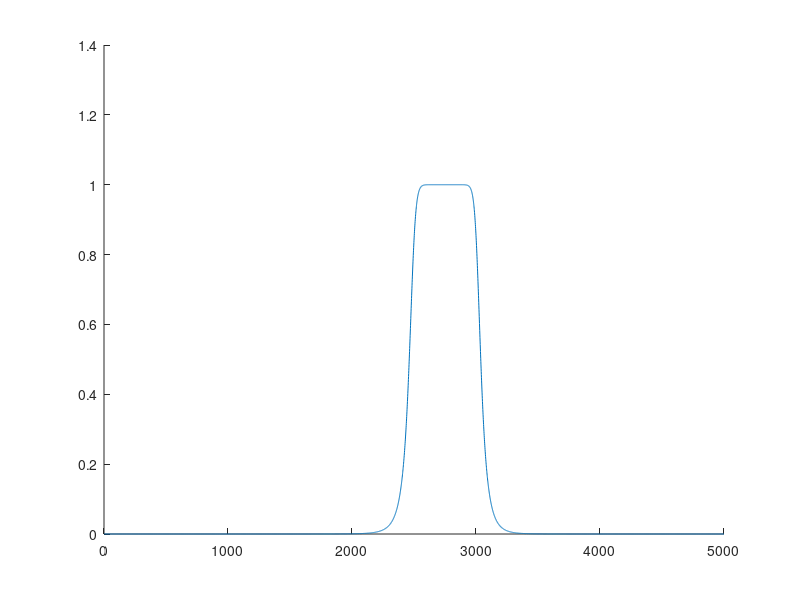

This figure's MATLAB source:
#! /usr/bin/octave -qf
1;
clear all;

# Variables iniciales
fm = 10000;

normalizar = fm / 2;

delta = 200;

Ws1 = ( 2500 - delta ) / normalizar;
Wp1 = 2500 / normalizar;
Wp2 = 3000 / normalizar;
Ws2 = ( 3000 + delta ) / normalizar;

Rp = 0.7; #db
Rs = 55; #db

# Calculamos el orden y el cutoff 
[n_butt, Wc_butt] = buttord([Wp1, Wp2], [Ws1, Ws2], Rp, Rs);

[n_cheb1, Wc_cheb1] = cheb1ord([Wp1, Wp2], [Ws1, Ws2], Rp, Rs);
[n_cheb2, Wc_cheb2] = cheb2ord([Wp1, Wp2], [Ws1, Ws2], Rp, Rs);

[n_ellip, Wc_ellip] = ellipord([Wp1, Wp2], [Ws1, Ws2], Rp, Rs);

# Divido el ordne por dos por wtf
n_butt = ceil(n_butt/2);

# Generamos los coeficientes del filtro
[b_butt, a_butt] = butter(n_butt, Wc_butt);

[b_cheb1, a_cheb1] = cheby1(n_cheb1, Rp, Wc_cheb1);
[b_cheb2, a_cheb2] = cheby2(n_cheb2, Rp, Wc_cheb2);

[b_ellip, a_ellip] = ellip(n_ellip, Rp, Rs, Wc_ellip);

clf;
hold on;
plot(abs(freqz(b_butt, a_butt, fm/2)));


hold off;
